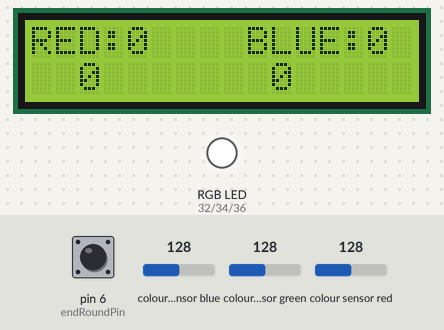
This sketch was run on a simulated Arduino Mega 2560, built with avr-gcc and run on an emulated ATmega2560. Parts: 16×2 character LCD, an RGB LED mixed from three pins (HIGH = lit). Wiring (inferred from the names in the program): TCS3200 colour sensor: output pin 26; S2 pin 24; S3 pin 25; S0 pin 22; S1 pin 23. The inputs (shaded band) are chosen by the test bench; at power-on: colour sensor blue 128, colour sensor green 128, pin 6 (endRoundPin) HIGH, colour sensor red 128. Pins used as bus, display or sensor lines are not drawn; what the sketch prints to the serial monitor is not drawn.

Above: at 1.2 s.
1.3 s: colour sensor blue set to 123
At 1.8 s:
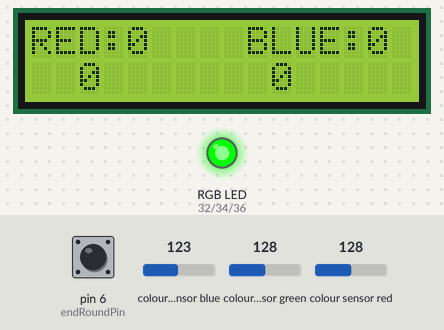
2.8 s: colour sensor green set to 123
At 3.2 s:
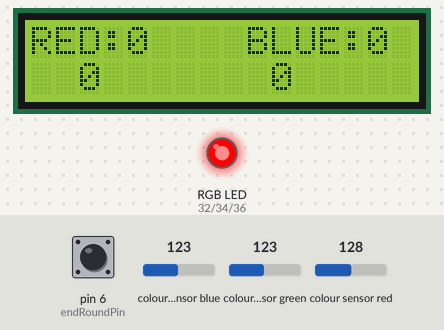
Timing chart, 0 to 5.8 s (numbered marks = the images above; inputs shaded):
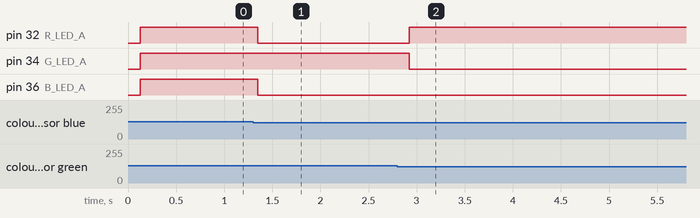

The sketch:

inhole_scoreboard_v4.ino
```cpp
/*
File:        inhole_scoreboard_v4.ino
Author:      Lukasz Janik
Date:        2025-03-26
Description:
    This code sets up a scoreboard system with a color sensor and buttons to manually adjust scores.
    It reads the RGB values from the sensor, updates the scores based on detected colors, and displays the scores on an LCD screen.
Version:     4.0
*/

#include <LiquidCrystal.h>

// Define button pins
const int redIncreasePin = 7;
const int redDecreasePin = 8;
const int blueIncreasePin = 9;
const int blueDecreasePin = 10;
const int endRoundPin = 6;

// Score variables
int redScore = 0, blueScore = 0;
int totalRedScore = 0, totalBlueScore = 0;

// Round state variables
enum RoundState { ACTIVE, MANUAL, CONFIRM };
RoundState roundState = ACTIVE;

// LCD Initialization
LiquidCrystal lcd(12, 11, 5, 4, 3, 2);

//Color Sensors shared pins
#define s0 22
#define s1 23
#define s2 24
#define s3 25

//Sensor A's Unique Pinout
#define out_a 26

// Sensor A LEDs
#define R_LED_A 32
#define G_LED_A 34
#define B_LED_A 36

int  Red_A=0, Blue_A=0, Green_A=0;  //RGB values for Sensor A

void setup() {
    lcd.begin(16, 2);
    pinMode(redIncreasePin, INPUT_PULLUP);
    pinMode(redDecreasePin, INPUT_PULLUP);
    pinMode(blueIncreasePin, INPUT_PULLUP);
    pinMode(blueDecreasePin, INPUT_PULLUP);
    pinMode(endRoundPin, INPUT_PULLUP);

    //Sensor pins
    pinMode(s0,OUTPUT);
    pinMode(s1,OUTPUT);
    pinMode(s2,OUTPUT);
    pinMode(s3,OUTPUT);
    pinMode(out_a,INPUT);

    //LED Pins
    pinMode(R_LED_A,OUTPUT);
    pinMode(G_LED_A,OUTPUT);
    pinMode(B_LED_A,OUTPUT);

    Serial.begin(9600);
    digitalWrite(s0, HIGH);
    digitalWrite(s1, HIGH);

    updateLCD();
}

void loop() {
    static bool lastEndRoundState = HIGH;
    bool endRoundState = digitalRead(endRoundPin);

    if (endRoundState == LOW && lastEndRoundState == HIGH) {
        if (roundState == ACTIVE) {
            roundState = MANUAL;
        } else if (roundState == MANUAL) {
            int scoreDifference = abs(redScore - blueScore);
            if (redScore > blueScore) {
                totalRedScore += scoreDifference;
            } else if (blueScore > redScore) {
                totalBlueScore += scoreDifference;
            }
            redScore = 0;
            blueScore = 0;
            roundState = CONFIRM;
        } else if (roundState == CONFIRM) {
            roundState = ACTIVE;
        }
        updateLCD();
    }
    lastEndRoundState = endRoundState;

    if (roundState == ACTIVE) {
        GetColors();
    } else if (roundState == MANUAL) {
        handleScoring();
    }
}

void handleScoring() {
    static bool lastRedIncreaseState = HIGH;
    static bool lastRedDecreaseState = HIGH;
    static bool lastBlueIncreaseState = HIGH;
    static bool lastBlueDecreaseState = HIGH;

    bool redIncreaseState = digitalRead(redIncreasePin);
    bool redDecreaseState = digitalRead(redDecreasePin);
    bool blueIncreaseState = digitalRead(blueIncreasePin);
    bool blueDecreaseState = digitalRead(blueDecreasePin);

    if (redIncreaseState == LOW && lastRedIncreaseState == HIGH) {
        redScore++;
        updateLCD();
    }
    if (redDecreaseState == LOW && lastRedDecreaseState == HIGH) {
        redScore--;
        updateLCD();
    }
    if (blueIncreaseState == LOW && lastBlueIncreaseState == HIGH) {
        blueScore++;
        updateLCD();
    }
    if (blueDecreaseState == LOW && lastBlueDecreaseState == HIGH) {
        blueScore--;
        updateLCD();
    }

    lastRedIncreaseState = redIncreaseState;
    lastRedDecreaseState = redDecreaseState;
    lastBlueIncreaseState = blueIncreaseState;
    lastBlueDecreaseState = blueDecreaseState;
    delay(50);
}

void updateLCD() {
    lcd.clear();
    lcd.setCursor(0, 0);
    lcd.print("RED:");
    lcd.setCursor(4, 0);
    lcd.print(totalRedScore);
    lcd.setCursor(9, 0);
    lcd.print("BLUE:");
    lcd.setCursor(14, 0);
    lcd.print(totalBlueScore);
    lcd.setCursor(2, 1);
    lcd.print((roundState == ACTIVE || roundState == MANUAL) ? redScore : 0);
    lcd.setCursor(10, 1);
    lcd.print((roundState == ACTIVE || roundState == MANUAL) ? blueScore : 0);
}

void GetColors() {
    static bool redDetected_A = false;  // Flag to track when a red bag has been detected
    static bool blueDetected_A = false;  // Flag to track when a blue bag has been detected
    static bool greenDetected_A = false;  // Flag to track when a green background has been detected

    //static unsigned long lastDetectionTime = 0; // Time of last detection

    digitalWrite(s2, LOW);
    digitalWrite(s3, LOW);
    Red_A = pulseIn(out_a, digitalRead(out_a) == HIGH ? LOW : HIGH);
    Serial.println("Red");
    Serial.println(Red_A);
    delay(20);
    digitalWrite(s2, HIGH);
    digitalWrite(s3, HIGH);
    Green_A = pulseIn(out_a,  digitalRead(out_a) == HIGH ? LOW : HIGH);
    Serial.println("Green");
    Serial.println(Green_A);
    delay(20);
    digitalWrite(s2, LOW);
    digitalWrite(s3, HIGH);
    Blue_A = pulseIn(out_a, digitalRead(out_a) == HIGH ? LOW  : HIGH);
    Serial.println("Blue");
    Serial.println(Blue_A);
    Serial.println("____________________________________________________");
    delay(20);

    //Sensor A's Comparison
    if ((Red_A<Blue_A) && (Red_A<Green_A)){ //Red Threshold
      digitalWrite(R_LED_A, HIGH);
      digitalWrite(G_LED_A, LOW);
      digitalWrite(B_LED_A, LOW);
      redDetected_A = true;
    } else if (Green_A<Blue_A){
      if((Green_A<=Red_A) || (abs(Green_A-Red_A)<30)){ //Green Threshold
        digitalWrite(R_LED_A, LOW);
        digitalWrite(G_LED_A, HIGH);
        digitalWrite(B_LED_A, LOW);
        greenDetected_A = true;
      }
    } else if ((Blue_A<Red_A) && (Blue_A<Green_A)){ //Blue Threshold
      digitalWrite(R_LED_A, LOW);
      digitalWrite(G_LED_A, LOW);
      digitalWrite(B_LED_A, HIGH);
      blueDetected_A = true;
    } else {
      digitalWrite(R_LED_A, HIGH);
      digitalWrite(G_LED_A, HIGH);
      digitalWrite(B_LED_A, HIGH);
      redDetected_A = false;
      greenDetected_A = false;
      blueDetected_A = false;
    }

    //delay(2000);

    while(greenDetected_A == true){
      if(redDetected_A == true){
        redScore = redScore + 3;
      }
      if(blueDetected_A == true){
        blueScore = blueScore + 3;
      }

      redDetected_A = false;
      greenDetected_A = false;
      blueDetected_A = false;
    }

    updateLCD();
}
```

Measured:
- the behaviour switches between 128 and 127 on colour sensor blue (found by bisection; images 0 and 1)
- the behaviour switches between 128 and 127 on colour sensor green (found by bisection; images 1 and 2)
- after the input at 1.3 s, pin 32 (R_LED_A), pin 36 (B_LED_A): HIGH → LOW after 0.05 s
- after the input at 2.8 s, pin 32 (R_LED_A): LOW → HIGH after 0.12 s; pin 34 (G_LED_A): HIGH → LOW after 0.12 s
